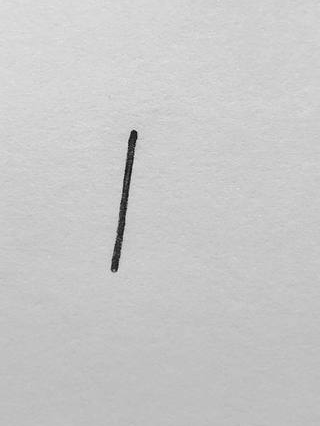
#> input picture img/raw/1-img_0.png, 320 x 426 px, given in place of 2qQCeWW2tHw.jpg, which was not available
$ python img_proces.py
#> lines starting #> are read from the running program, lines starting #| are printed output that depends on the picture; after the words box and inside, x2 and y2 are one past the last pixel; in counts of white or black regions, pixels touching at a corner belong together; pictures that were not available may be replaced by others from this repository, and a replacement may not be noted
#> further down, np_arr is the input picture: shape (426, 320, 3); min 9, max 235, mean 200.6
"""
Модуль для обработки изображения
"""

import numpy as np
import cv2 as cv
import os
# import main
# from main import dir_prog

dir_prog = os.path.dirname(os.path.abspath(__file__))


def img_show(img, win_name='window_name'):
    cv.imshow(win_name, img)
    cv.waitKey(0)


def conv_img(img):
    """ Преобразует серое изобр. в чёрно-белое 28 x 28

    :param img: np_arr
    :return: np_arr(серое), np_arr(чёрно-белое 28 x 28)
    """
    h1, w1 = 0, 0
    # Обрезка до середины
    # print(f'{img.shape=}')
    x0 = int(img.shape[1] / 3)
#> x0 = 106
    y0 = int(img.shape[0] / 3)
#> y0 = 142
    # print(x0, y0)
    img = img[y0:y0 + y0, x0:x0 + x0, :]
    # img_show(img, 'win_1')
    # Превращаем в черно-белое изображение
    img_gray = cv.cvtColor(img, cv.COLOR_BGR2GRAY)
    # Умное распознование
    edges = cv.Canny(img_gray, 100, 200)
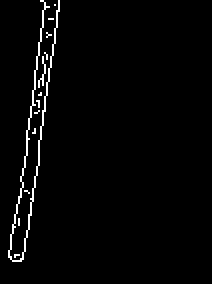
#> edges: shape (142, 106) (shown 2 times larger); 2.2% white in thin lines or dots, all inside (x1, y1, x2, y2) = (4, 0, 30, 131)
    # Находим нужный контур
    contours, hierarchy = cv.findContours(edges, cv.RETR_TREE, cv.CHAIN_APPROX_NONE)
#> contours = 13 contours, all with area under 20
    contour = max(contours, key=len)
#> contour = contour of 532 points, box (x1, y1, x2, y2) (4, 0, 30, 131), area 11
    # Координаты квадрата цифры
    x, y, w, h = cv.boundingRect(contour)
#> x = 4; y = 0; w = 26; h = 131
    cv.rectangle(img, (x-8, y-8), (x + w+8, y + h+8), (0, 255, 0), 2)
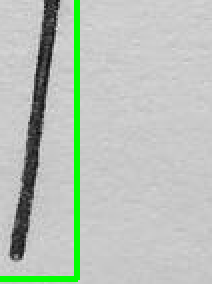
#> img: shape (142, 106, 3) (shown 2 times larger); mean of channels 0, 1, 2 185.6, 194.6, 185.6; drawn as B, G, R
    # cv.drawContours(img, contours, -1, (255, 0, 0), 1, cv.LINE_AA, hierarchy, 1)
    # img_show(img, 'win_2')
    # Поправочный коофицент для отцентровки изображения
    if h > w:
        h1 = int((h-w)/2)
#> h1 = 52
    else:
        w1 = int((w-h)/2)
    # Исправление контуров изображения
    x1 = y-w1-10
#> x1 = -10
    y1 = y + w1+10+h
#> y1 = 141
    x2 = x-h1-10
#> x2 = -58
    y2 = x + w + h1+10
#> y2 = 92

    while x0 <= x1:
        x1 -= 1
#> this loop made 0 passes
#> after the loop, x1 = -10
    while y0 <= y1:
        y1 -= 1
#> after the loop, y1 = 141

    while x2 < 0:
        x2 += 1
#> this loop made 58 passes
#> after the loop, x2 = 0
    while y2 < 0:
        y2 += 1
#> after the loop, y2 = 92

    while x1 < 0:
        x1 += 1
#> this loop made 10 passes
#> after the loop, x1 = 0
    while y1 < 0:
        y1 += 1
#> after the loop, y1 = 141
    # print(x, y, w, h, h1)
    # Обрезаем изображение
    crop_img = img[x1:y1, x2:y2]
    # img_show(crop_img, 'win_3')
    # Инвертироваие цвета
    crop_img = 255 - crop_img
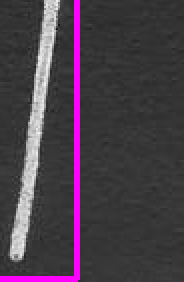
#> crop_img: shape (141, 92, 3) (shown 2 times larger); mean of channels 0, 1, 2 71.9, 61.5, 71.9; drawn as B, G, R
    crop_img = cv.resize(crop_img, (65, 65), interpolation=cv.INTER_AREA)
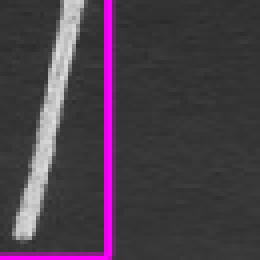
#> crop_img: shape (65, 65, 3) (shown 4 times larger); mean of channels 0, 1, 2 71.9, 61.5, 71.9; drawn as B, G, R
    # img_show(crop_img, 'Invert color')
    # Добавление отступов
    crop_img = cv.copyMakeBorder(crop_img, 10, 10, 10, 10, cv.BORDER_CONSTANT, value=[0, 0, 0, 0])
#> crop_img: shape (85, 85, 3)
    crop_img = cv.cvtColor(crop_img, cv.COLOR_BGR2GRAY)
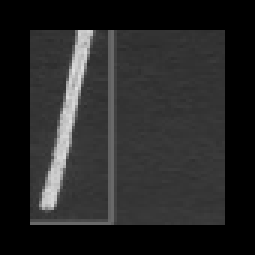
#> crop_img: shape (85, 85) (shown 3 times larger); min 0, max 224, mean 38.5
    # img_show(crop_img, 'copyMakeBorder')
    # Убираем серый цвет
    _, crop_img = cv.threshold(crop_img, 120, 255, cv.THRESH_BINARY)
#> crop_img: shape (85, 85); 4.1% white; 1 white region, box (x1, y1, x2, y2) and area: (13, 10, 31, 70) 298
    # img_show(crop_img, 'Delete Gray')
    # Удаление шума
    # !!! При обработки бланков необходимо   kernel = np.ones((3,3),np.uint8)
    kernel = np.ones((1,1), np.uint8)
    crop_img = cv.morphologyEx(crop_img, cv.MORPH_OPEN, kernel)
    # img_show(crop_img, 'morphologyEx')
    # Утолщение
    kernel = np.ones((3, 3), np.uint8)
    crop_img = cv.dilate(crop_img, kernel, iterations=1)
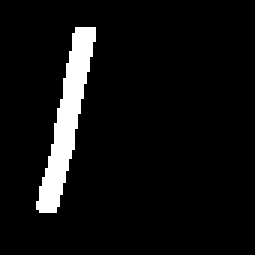
#> crop_img: shape (85, 85) (shown 3 times larger); 6.3% white; 1 white region, box (x1, y1, x2, y2) and area: (12, 9, 32, 71) 458
    # img_show(crop_img, 'dilate')
    # Размытие по гаусу
    # Убрано т.к. уменьшает процент предсказания
    # crop_img = cv.GaussianBlur(crop_img, (3, 3), cv.BORDER_DEFAULT)
    # img_show(crop_img, 'win_8')
    # Сжатие до 28, 28
    crop_img = cv.resize(crop_img, (28, 28))
#> crop_img: shape (28, 28)
    # img_show(crop_img, 'win_9')
    return img_gray, crop_img


# [60 lines left out: functions conv_img_pdf, pars_img, save_file, not called in this run]


if __name__ == '__main__':
    # [4 lines of commented-out code are left out]
    np_arr = cv.imread('./2qQCeWW2tHw.jpg')
    # np_arr = cv.imread('./wdH3zsiqUi8.jpg')
    conv_img(np_arr)
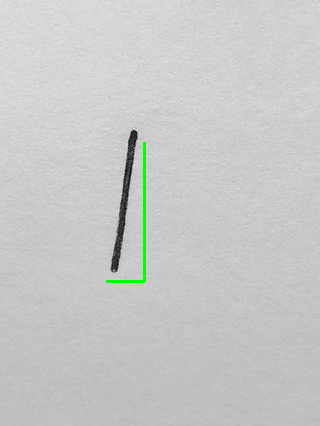
#> np_arr: shape (426, 320, 3); 0.39% of pixels changed, all inside (x1, y1, x2, y2) = (106, 142, 146, 283)
